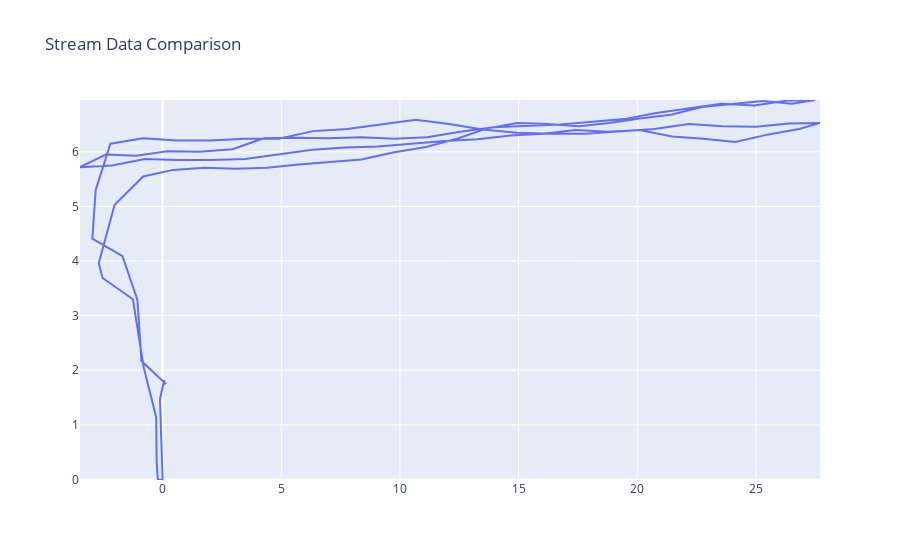

The notebook cell this image was saved under:
### Code cell
train_data = go.Scatter(x=train_stream[1], y=train_stream[2], mode="lines", name='Training Stream')
pred_data = go.Scatter(x=pred_stream[0], y=pred_stream[1], mode="lines", name='Predicted Stream')
actual_data = go.Scatter(x=actual_stream[1], y=actual_stream[2], mode="lines", name='Actual Stream')

layout =go.Layout(title='Stream Data Comparison',
                 xaxis=dict(range=[(min(train_stream[1])), (max(train_stream[1]))]) ,
                  yaxis=dict(range=[(min(train_stream[2])), (max(train_stream[2]))]) ,
                  
                 )


l = len(train_stream[1])
l1 = len(pred_stream[1])
l2 = len(actual_stream[1])

frames = [go.Frame(data=
            [go.Scatter(
                    x=train_stream[1][0:m],
                    y=train_stream[2][0:m],
                )]
          ) for m in range(l)]

frames_pred = [go.Frame(data=
            [go.Scatter(
                    x=pred_stream[0][0:n],
                    y=pred_stream[1][0:n],
                    marker=dict(color="red", size=10))]
          ) for n in range(l1)]

frames_actual =[go.Frame(data=
            [go.Scatter(
                    x=actual_stream[1][0:o],
                    y=actual_stream[2][0:o],
                    marker=dict(color="green", size=10))]
          ) for o in range(l2)]

# frames += frames_actual
# frames += frames_pred
fig = go.Figure(data=[train_data], layout=layout, frames=frames)
iplot(fig)

### Figure 1 — Plotly figure (JSON) as saved in the notebook; plotly's stock layout.template omitted (floating-point values rounded to 4 significant figures; data arrays with more than 128 entries replaced by an {"elided": "..."} marker saying what was removed)
{"data": [{"mode": "lines", "name": "Training Stream", "type": "scatter", "x": {"elided": "313 float values"}, "y": {"elided": "313 float values"}}], "layout": {"title": {"text": "Stream Data Comparison"}, "xaxis": {"range": [-3.48, 27.7]}, "yaxis": {"range": [-0.01, 6.95]}}}
